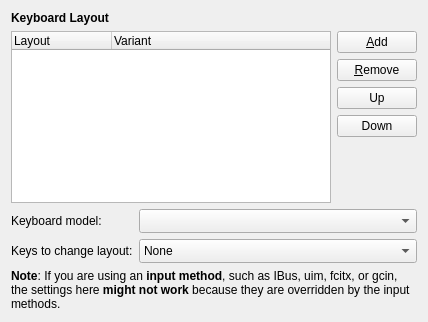
<?xml version="1.0" encoding="UTF-8"?>
<ui version="4.0">
 <class>KeyboardLayoutConfig</class>
 <widget class="QWidget" name="KeyboardLayoutConfig">
  <property name="geometry">
   <rect>
    <x>0</x>
    <y>0</y>
    <width>428</width>
    <height>322</height>
   </rect>
  </property>
  <layout class="QFormLayout" name="formLayout">
   <property name="fieldGrowthPolicy">
    <enum>QFormLayout::AllNonFixedFieldsGrow</enum>
   </property>
   <item row="0" column="0" colspan="2">
    <widget class="QLabel" name="label">
     <property name="text">
      <string>&lt;b&gt;Keyboard Layout&lt;/b&gt;</string>
     </property>
    </widget>
   </item>
   <item row="1" column="0" colspan="2">
    <layout class="QHBoxLayout" name="horizontalLayout" stretch="1,0">
     <item>
      <widget class="QTreeWidget" name="layouts">
       <property name="sizePolicy">
        <sizepolicy hsizetype="Expanding" vsizetype="Expanding">
         <horstretch>1</horstretch>
         <verstretch>1</verstretch>
        </sizepolicy>
       </property>
       <property name="dragEnabled">
        <bool>true</bool>
       </property>
       <property name="dragDropMode">
        <enum>QAbstractItemView::InternalMove</enum>
       </property>
       <property name="rootIsDecorated">
        <bool>false</bool>
       </property>
       <property name="itemsExpandable">
        <bool>false</bool>
       </property>
       <column>
        <property name="text">
         <string>Layout</string>
        </property>
       </column>
       <column>
        <property name="text">
         <string>Variant</string>
        </property>
       </column>
      </widget>
     </item>
     <item>
      <layout class="QVBoxLayout" name="verticalLayout" stretch="0,0,0,0,1">
       <item>
        <widget class="QPushButton" name="addLayout">
         <property name="text">
          <string>&amp;Add</string>
         </property>
        </widget>
       </item>
       <item>
        <widget class="QPushButton" name="removeLayout">
         <property name="text">
          <string>&amp;Remove</string>
         </property>
        </widget>
       </item>
       <item>
        <widget class="QPushButton" name="moveUp">
         <property name="text">
          <string>Up</string>
         </property>
        </widget>
       </item>
       <item>
        <widget class="QPushButton" name="moveDown">
         <property name="text">
          <string>Down</string>
         </property>
        </widget>
       </item>
       <item>
        <spacer name="verticalSpacer">
         <property name="orientation">
          <enum>Qt::Vertical</enum>
         </property>
         <property name="sizeHint" stdset="0">
          <size>
           <width>20</width>
           <height>40</height>
          </size>
         </property>
        </spacer>
       </item>
      </layout>
     </item>
    </layout>
   </item>
   <item row="2" column="0">
    <widget class="QLabel" name="label_2">
     <property name="text">
      <string>Keyboard model:</string>
     </property>
    </widget>
   </item>
   <item row="2" column="1">
    <widget class="QComboBox" name="keyboardModel">
     <property name="sizeAdjustPolicy">
      <enum>QComboBox::AdjustToMinimumContentsLengthWithIcon</enum>
     </property>
    </widget>
   </item>
   <item row="3" column="0">
    <widget class="QLabel" name="label_3">
     <property name="text">
      <string>Keys to change layout:</string>
     </property>
    </widget>
   </item>
   <item row="3" column="1">
    <widget class="QComboBox" name="switchKey">
     <property name="sizeAdjustPolicy">
      <enum>QComboBox::AdjustToMinimumContentsLengthWithIcon</enum>
     </property>
     <item>
      <property name="text">
       <string>None</string>
      </property>
     </item>
    </widget>
   </item>
   <item row="4" column="0" colspan="2">
    <widget class="QLabel" name="label_4">
     <property name="text">
      <string>&lt;html&gt;&lt;head/&gt;&lt;body&gt;&lt;p&gt;&lt;span style=&quot; font-weight:600;&quot;&gt;Note&lt;/span&gt;: If you are using an &lt;span style=&quot; font-weight:600;&quot;&gt;input method&lt;/span&gt;, such as IBus, uim, fcitx, or gcin, the settings here &lt;span style=&quot; font-weight:600;&quot;&gt;might not work&lt;/span&gt; because they are overridden by the input methods.&lt;/p&gt;&lt;/body&gt;&lt;/html&gt;</string>
     </property>
     <property name="wordWrap">
      <bool>true</bool>
     </property>
    </widget>
   </item>
  </layout>
 </widget>
 <resources/>
 <connections/>
</ui>
